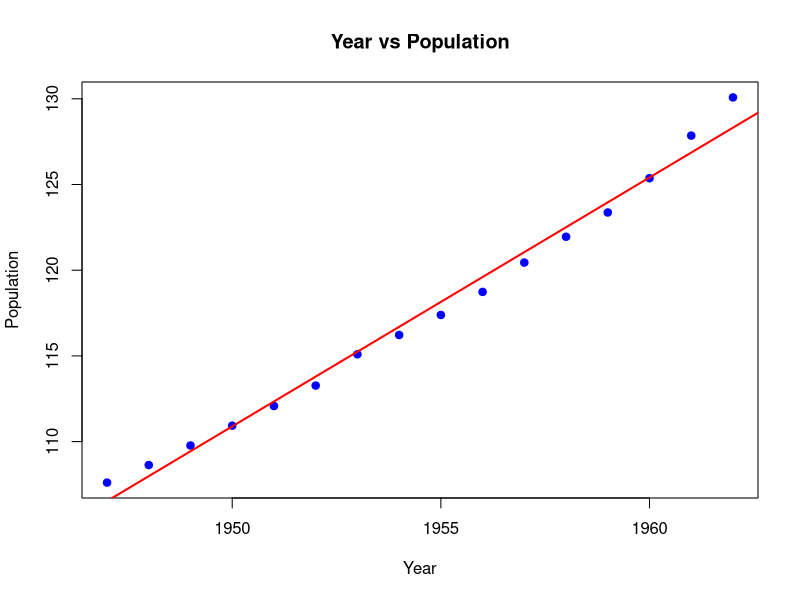

The R script that drew this image:
# Inspect dataset structure
str(PlantGrowth)

# Subset data for control and treatment #2 groups
ctrl_group <- subset(PlantGrowth, group == "ctrl")$weight
trt2_group <- subset(PlantGrowth, group == "trt2")$weight


# Perform a two-sample t-test
t_test_result <- t.test(ctrl_group, trt2_group, alternative = "two.sided", var.equal = TRUE)

# Print the t-test result
print(t_test_result)

# Check if the p-value is less than 0.05
if (t_test_result$p.value < 0.05) {
  cat("Reject the null hypothesis: Treatment #2 significantly changes the plant weight.\n")
} else {
  cat("Fail to reject the null hypothesis: No significant change in plant weight due to treatment #2.\n")
}

satisfaction_table <- matrix(c(109, 141, 94, 180), nrow = 2, byrow = TRUE)
# Perform the Chi-Squared Test
chi_test_result <- chisq.test(satisfaction_table)

# Print the test results
print(chi_test_result)

# Check if the p-value is less than 0.05
if (chi_test_result$p.value < 0.05) {
  cat("Reject the null hypothesis.\n")
} else {
  cat("Fail to reject the null hypothesis.\n")
}


# Load the dataset
data("longley")

# Build the linear model
linear_model <- lm(Population ~ Year, data = longley)
# Display the model summary to extract slope and intercept
summary(linear_model)
# Extract slope and intercept
slope <- coef(linear_model)["Year"]
intercept <- coef(linear_model)["(Intercept)"]

# Calculate Mean Squared Error (MSE)
predicted_values <- predict(linear_model)
actual_values <- longley$Population
mse <- mean((actual_values - predicted_values)^2)

# Print results
cat("Slope:", slope, "\n")
cat("Intercept:", intercept, "\n")
cat("Mean Squared Error (MSE):", mse, "\n")

# Scatter plot of Year vs Population
plot(longley$Year, longley$Population, main = "Year vs Population",
     xlab = "Year", ylab = "Population", pch = 19, col = "blue")

# Add the regression line
abline(linear_model, col = "red", lwd = 2)


# Create a new data frame for the years 1963 to 1967
new_years <- data.frame(Year = 1963:1967)

# Predict the population for these years
predicted_population_new_years <- predict(linear_model, new_years)

# Create the table with the Year and Predicted Population
result_table <- data.frame(
  Year = 1963:1967,
  Predicted_Population = predicted_population_new_years
)

# Display the table
print(result_table)

